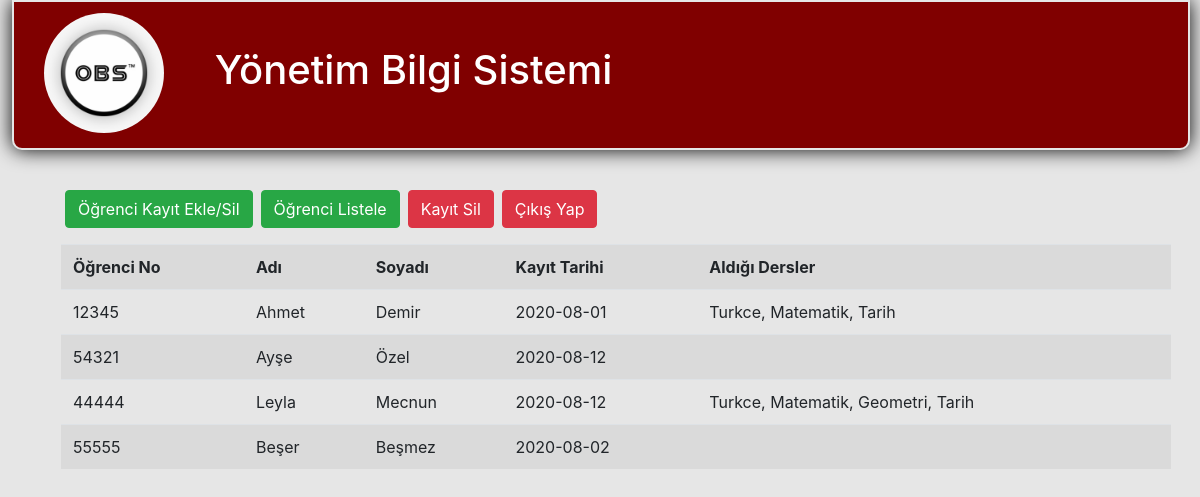
/mplist.php, run on the app's committed database.
### tables this page shows
CREATE TABLE `users` (
  `id` int(11) NOT NULL,
  `userNo` int(11) NOT NULL,
  `name` varchar(255) NOT NULL,
  `surname` varchar(255) NOT NULL,
  `age` int(3) NOT NULL,
  `password` varchar(255) NOT NULL,
  `createdAt` date NOT NULL,
  `role` int(1) NOT NULL
);

### mplist.php (the view, shortened to what this page needs)
<html>
<head>
    <link href="css/bootstrap.css" rel="stylesheet" media="screen"/>
    <link href="style.css" rel="stylesheet" media="screen"/>
</head>
<body style="background-color:#E6E6E6">
<header>
    <div class="row baslik">
        <div class="page-header selam">
            <h1 class="text-white mt-3">
                <img src="obsLogo.png" class="rounded-circle logo" height="150px" width="150px"/>
                Yönetim Bilgi Sistemi
            </h1>
        </div>
    </div>
</header>
<?php
include('conn.php');
$sql = "Select * from users where role = '1' ";
$results = mysqli_query($connect, $sql) or die("Bağlantı Başarısız");
?>
<div class="container">
    <div class="row butonlar">
        <a type="button" class="btn btn-success mr-2"href="addUser.php" >Öğrenci Kayıt Ekle/Sil</a>
        <a type="button" class="btn btn-success mr-2" href="mplist.php">Öğrenci Listele</a>
        <a type="button" class="btn btn-danger mr-2" href="deleteUser.php">Kayıt Sil</a>
        <a type="button" class="btn btn-danger" href="index.php?action=loqout">Çıkış Yap</a>
    </div>
    <table class="table table-striped ml-3 mt-3">
        <tr>
            <th>Öğrenci No</th>
            <th>Adı</th>
            <th>Soyadı</th>
            <th>Kayıt Tarihi</th>
            <th>Aldığı Dersler</th>
        </tr>
        <?php
        $arr=array();
        foreach ($results as $value) {
            $sql = "Select className from pickedClasses where studentNumber = '".$value['id']."' ";
            $dersler = mysqli_query($connect, $sql) or die("Bağlantı Başarısız");
             foreach($dersler as $ders) {
                 if($ders['className']!=null)
                 {
                     array_push($arr, $ders['className'] );
                 }
              }
            echo '<tr><td>' . $value['userNo'] . '</td>';
            echo '<td>' . $value['name'] . '</td>';
            echo '<td>' . $value['surname'] . '</td>';
            echo '<td>' . $value['createdAt'] . '</td>';
            echo '<td> ' . implode( ", " , $arr ) . ' </td></tr>';
            $arr=array();
        }
        ?>
    </table>
</div>
</body>
</html>

### style.css (style rules this page uses)
.baslik { border:2px solid #E6E6E6; margin-left:12px; height:150px; width: 98.2%; background-color: maroon ; box-shadow: 0px 0px 20px 0px black; -webkit-border-bottom-right-radius: 10px; -webkit-border-bottom-left-radius: 10px; -moz-border-radius-bottomright: 10px; -moz-border-radius-bottomleft: 10px; border-bottom-right-radius: 10px; border-bottom-left-radius: 10px; }
.selam { margin-left:30px; margin-right:50px; margin-top: -5px; height: 270px; }
.logo { margin-right:40px; height:120px; width:120px; }
.butonlar { margin-left:20px; margin-top:40px; }

### data on the page
users: userNo "12345", name "Ahmet", surname "Demir", createdAt "2020-08-01"
users: userNo "54321", name "Ayşe", surname "Özel", createdAt "2020-08-12"
users: userNo "44444", name "Leyla", surname "Mecnun", createdAt "2020-08-12", arr "Turkce, Matematik, Geometri, Tarih"
users: userNo "55555", name "Beşer", surname "Beşmez", createdAt "2020-08-02"
